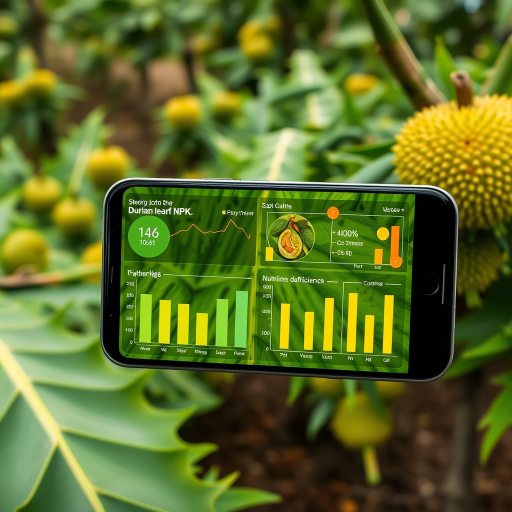
#> input picture durian_leaf1.png, 1024 x 1024 px (shown at 1/2 size)
$ python -i plant_leaf_predictor.py   (imports and definitions only)
#> lines starting #> are read from the running program, lines starting #| are printed output that depends on the picture; after the words box and inside, x2 and y2 are one past the last pixel; in counts of white or black regions, pixels touching at a corner belong together
import streamlit as st
import numpy as np
import cv2
from PIL import Image
import matplotlib.pyplot as plt
import matplotlib

# ตั้งค่าฟอนต์ให้รองรับภาษาไทย
# [23 lines not run here, left out]

def analyze_leaf(image):
    img_array = np.array(image)
    img_rgb = cv2.cvtColor(img_array, cv2.COLOR_RGBA2RGB)
    img_hsv = cv2.cvtColor(img_rgb, cv2.COLOR_RGB2HSV)
#> img_hsv: shape (1024, 1024, 3); mean H, S, V 38.5, 178.6, 113.2

    lower_brown = np.array([10, 50, 50])
    upper_brown = np.array([30, 255, 255])
    brown_mask = cv2.inRange(img_hsv, lower_brown, upper_brown)
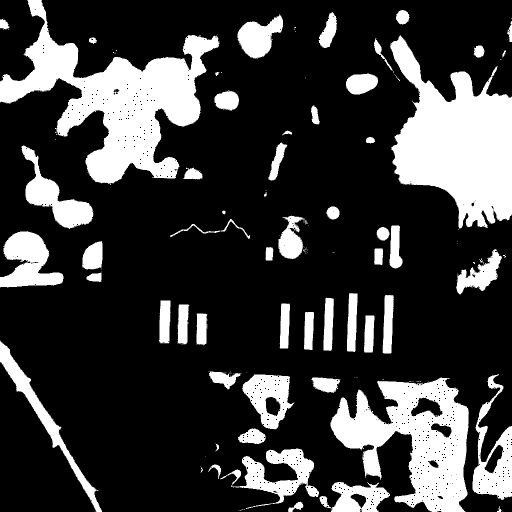
#> brown_mask: shape (1024, 1024) (shown at 1/2 size); 23.5% white; 174 white regions (115 under 20 px), largest, box (x1, y1, x2, y2) and area: (0, 0, 439, 368) 57450, (780, 71, 1024, 457) 53822, (661, 755, 938, 1024) 39126

    lower_yellow = np.array([20, 40, 100])
    upper_yellow = np.array([40, 255, 255])
    yellow_mask = cv2.inRange(img_hsv, lower_yellow, upper_yellow)
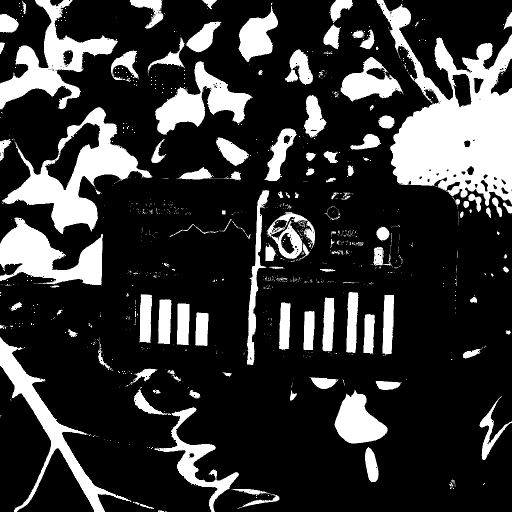
#> yellow_mask: shape (1024, 1024) (shown at 1/2 size); 21.1% white; 1115 white regions (986 under 20 px), largest, box (x1, y1, x2, y2) and area: (752, 0, 1024, 412) 52668, (4, 214, 305, 468) 22174, (0, 0, 236, 219) 15804

    lower_purple = np.array([120, 40, 50])
    upper_purple = np.array([160, 255, 255])
    purple_mask = cv2.inRange(img_hsv, lower_purple, upper_purple)
#> purple_mask: shape (1024, 1024); 0.01% white in thin lines or dots, all inside (x1, y1, x2, y2) = (210, 376, 912, 758)

    lower_edge_brown = np.array([5, 50, 20])
    upper_edge_brown = np.array([20, 255, 100])
    edge_brown_mask = cv2.inRange(img_hsv, lower_edge_brown, upper_edge_brown)
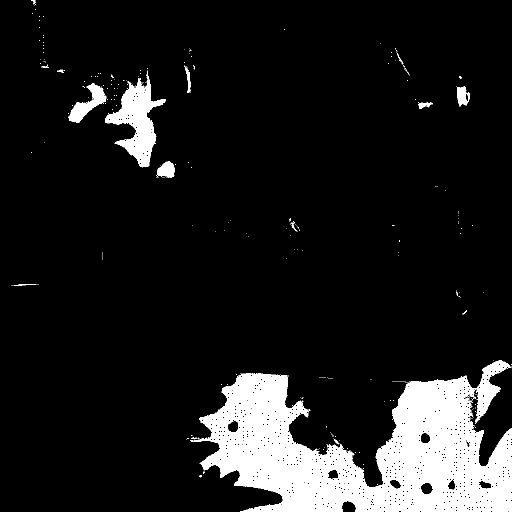
#> edge_brown_mask: shape (1024, 1024) (shown at 1/2 size); 11.5% white; 359 white regions (344 under 20 px), largest, box (x1, y1, x2, y2) and area: (380, 720, 1024, 1024) 106956, (210, 142, 332, 335) 8874, (136, 166, 214, 246) 2230

    lower_gray = np.array([0, 0, 150])
    upper_gray = np.array([180, 30, 255])
    gray_mask = cv2.inRange(img_hsv, lower_gray, upper_gray)
#> gray_mask: shape (1024, 1024); 0.42% white; 266 white regions (244 under 20 px), largest, box (x1, y1, x2, y2) and area: (208, 356, 916, 431) 2828, (555, 370, 643, 374) 134, (257, 414, 268, 426) 57

    lower_pale_yellow = np.array([25, 20, 150])
    upper_pale_yellow = np.array([35, 100, 255])
    pale_yellow_mask = cv2.inRange(img_hsv, lower_pale_yellow, upper_pale_yellow)
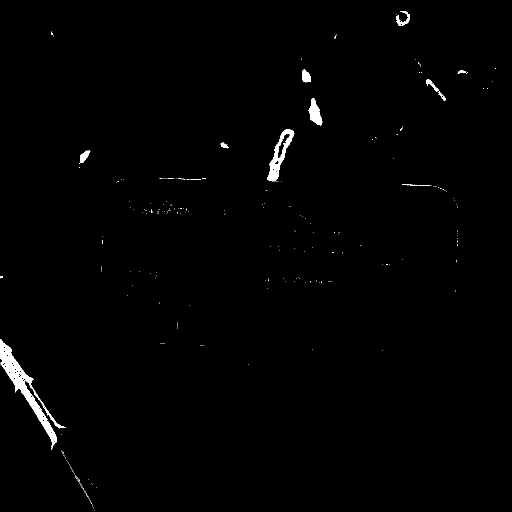
#> pale_yellow_mask: shape (1024, 1024) (shown at 1/2 size); 0.89% white; 373 white regions (362 under 20 px), largest, box (x1, y1, x2, y2) and area: (0, 678, 132, 895) 4706, (535, 259, 589, 362) 1746, (617, 196, 645, 252) 847

    lower_dark_brown = np.array([5, 50, 20])
    upper_dark_brown = np.array([20, 255, 100])
    dark_brown_mask = cv2.inRange(img_hsv, lower_dark_brown, upper_dark_brown)

    total_pixels = img_hsv.shape[0] * img_hsv.shape[1]
#> total_pixels = 1048576
    brown_pct = (np.sum(brown_mask > 0) / total_pixels) * 100
#> brown_pct = 23.55
    yellow_pct = (np.sum(yellow_mask > 0) / total_pixels) * 100
#> yellow_pct = 21.08
    purple_pct = (np.sum(purple_mask > 0) / total_pixels) * 100
#> purple_pct = 0.00534
    edge_brown_pct = (np.sum(edge_brown_mask > 0) / total_pixels) * 100
#> edge_brown_pct = 11.55
    gray_pct = (np.sum(gray_mask > 0) / total_pixels) * 100
#> gray_pct = 0.416
    pale_yellow_pct = (np.sum(pale_yellow_mask > 0) / total_pixels) * 100
#> pale_yellow_pct = 0.891
    dark_brown_pct = (np.sum(dark_brown_mask > 0) / total_pixels) * 100
#> dark_brown_pct = 11.55

    disease_prob = (brown_pct + yellow_pct + purple_pct + edge_brown_pct + gray_pct + pale_yellow_pct + dark_brown_pct) / 7
#> disease_prob = 9.86

    if yellow_pct > 10 or pale_yellow_pct > 10:
        ph_status = "ดินอาจเป็นกรดสูง (pH < 6)"
    elif purple_pct > 5:
        ph_status = "ดินอาจเป็นด่างสูง (pH > 7.5)"
    else:
        ph_status = "ค่า pH อยู่ในช่วงปกติ (6-7.5)"

    brown_highlight = cv2.bitwise_and(img_rgb, img_rgb, mask=brown_mask)
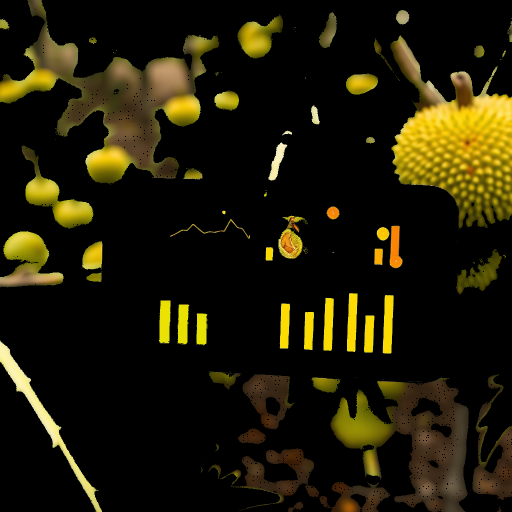
#> brown_highlight: shape (1024, 1024, 3) (shown at 1/2 size); mean R, G, B 32, 27.3, 7.1
    yellow_highlight = cv2.bitwise_and(img_rgb, img_rgb, mask=yellow_mask)
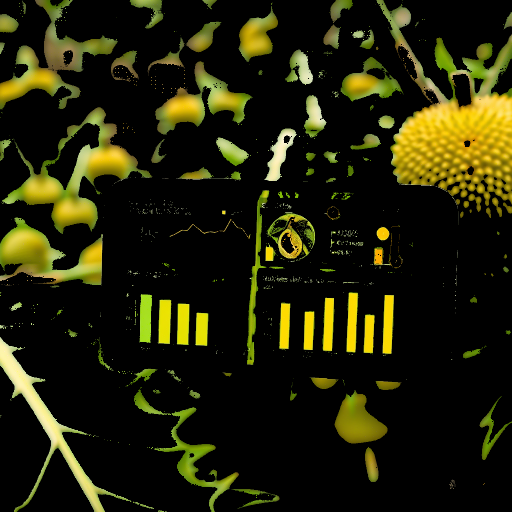
#> yellow_highlight: shape (1024, 1024, 3) (shown at 1/2 size); mean R, G, B 34.5, 34, 8.7
    purple_highlight = cv2.bitwise_and(img_rgb, img_rgb, mask=purple_mask)
    edge_brown_highlight = cv2.bitwise_and(img_rgb, img_rgb, mask=edge_brown_mask)
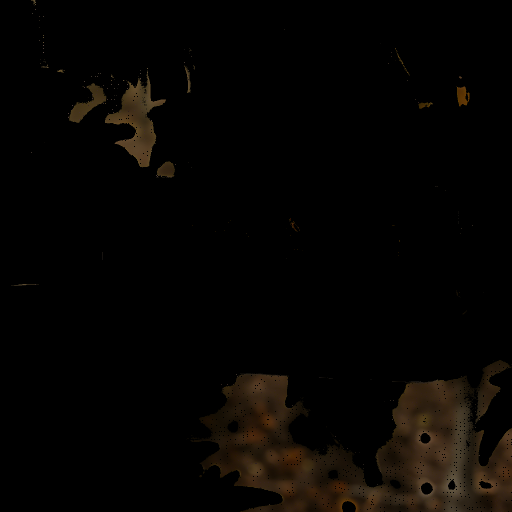
#> edge_brown_highlight: shape (1024, 1024, 3) (shown at 1/2 size); mean R, G, B 6.1, 4.3, 2.2
    gray_highlight = cv2.bitwise_and(img_rgb, img_rgb, mask=gray_mask)
    pale_yellow_highlight = cv2.bitwise_and(img_rgb, img_rgb, mask=pale_yellow_mask)
    dark_brown_highlight = cv2.bitwise_and(img_rgb, img_rgb, mask=dark_brown_mask)

    return (brown_highlight, yellow_highlight, purple_highlight, edge_brown_highlight, gray_highlight,
            pale_yellow_highlight, dark_brown_highlight, img_rgb, brown_pct, yellow_pct, purple_pct,
            edge_brown_pct, gray_pct, pale_yellow_pct, dark_brown_pct, disease_prob, ph_status)

# [52 lines left out: functions plot_rgb_histogram, disease_diagnosis, not called in this run]

# อัปโหลดไฟล์
# [71 lines not run here, left out]

>>> import cv2
>>> picture = cv2.cvtColor(cv2.imread('durian_leaf1.png'), cv2.COLOR_BGR2RGB)
>>> result = analyze_leaf(picture)
#> result = 17 items
